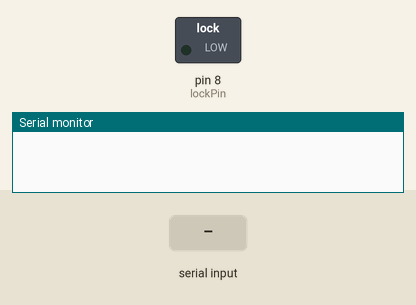
Bench run of a program on a simulated Arduino Uno, built with avr-gcc and run on an emulated ATmega328P. Shown: switched loads named in the program (green lamp = pin HIGH), the last lines printed to the serial monitor. Inputs (shaded band) come from the test bench.

Above: at 1.2 s.
1.3 s: "unlock\n" received over Serial
At 1.8 s:
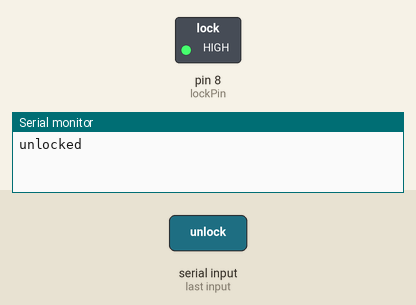
2.8 s: "lock\n" received over Serial
At 4.0 s:
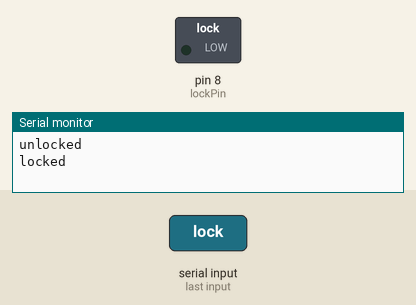
Timing chart, 0 to 5.8 s (numbered marks = the images above; inputs shaded):
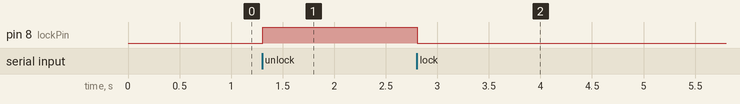

The program:

main.cpp
```cpp
#include <Arduino.h>

// Define the pin connected to the relay module
const int lockPin = 8; // Pin 8 is connected to the relay module
bool isLocked = false; // initialized as unlocked


// the setup function runs once when you press reset or power the board
void setup() {
  Serial.begin(9600);          // Begin serial communication at a baud rate of 9600
  pinMode(lockPin, OUTPUT);    // Set the lock pin as an output
  digitalWrite(lockPin, LOW);  // Initialize the lock state (locked)
}


void loop() {
  if (Serial.available() > 0) { // Check if data is available to read from the serial port

    String command = Serial.readStringUntil('\n');  // Read the incoming command as a string
    command.trim(); // Remove any leading/trailing whitespace


    if (command == "lock") {

      digitalWrite(lockPin, LOW); // Lock the door
      isLocked = true;
      Serial.println("locked");
    } else if (command == "unlock") {
        digitalWrite(lockPin, HIGH); // Unlock the door
        isLocked = false;
        Serial.println("unlocked");
    } else if(command == "status") {
        if(isLocked) {
          Serial.println("locked");
        } else {
          Serial.println("unlocked");
        }
    } else {
      Serial.println("Invalid command");
    }
  }
}
```

Measured:
- after the input at 1.3 s, pin 8 (lockPin): LOW → HIGH at once
- after the input at 2.8 s, pin 8 (lockPin): HIGH → LOW at once
